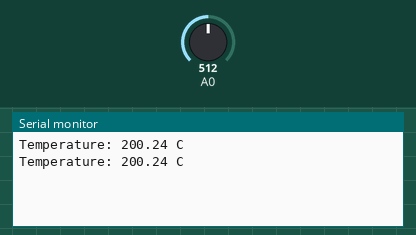
Simulated run of this sketch. Board: Arduino Uno, built with avr-gcc and run on an emulated ATmega328P. Shown: the last lines printed to the serial monitor. Inputs (shaded band) come from the test bench; at power-on: A0 = 512.

Above: at 1.8 s.
1.9 s: A0 set to 716
At 2.4 s:
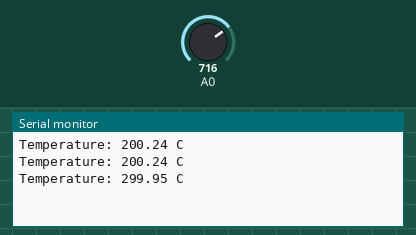
3.4 s: A0 set to 900
At 4.8 s:
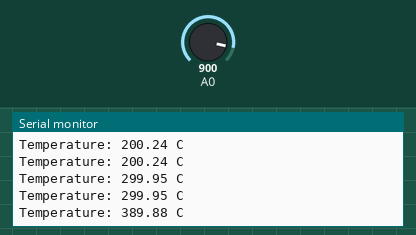
Timing chart, 0 to 6.4 s (numbered marks = the images above; inputs shaded):
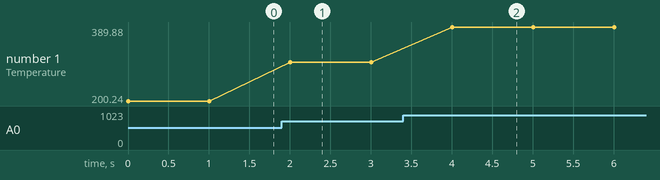

Measured:
- after the input at 1.9 s, the serial monitor: prints a new line after 0.10 s (image 1)
- after the input at 3.4 s, the serial monitor: prints a new line after 0.60 s (image 2)
- plotted number 1: 200.24 → 299.95 after the input at 1.9 s, 299.95 → 389.88 after the input at 3.4 s

The sketch:

03.ino
```cpp
void setup() {
  Serial.begin(9600);
}

void loop() {
  int sensorValue = analogRead(A0);
  float voltage = sensorValue * (5.0 / 1023.0); // แปลงค่า Analog เป็น Voltage
  float temperatureC = (voltage - 0.5) / 0.01; // แปลง Voltage เป็น อุณหภูมิ (Celsius)

  Serial.print("Temperature: ");
  Serial.print(temperatureC);
  Serial.println(" C");

  delay(1000);
}
```
